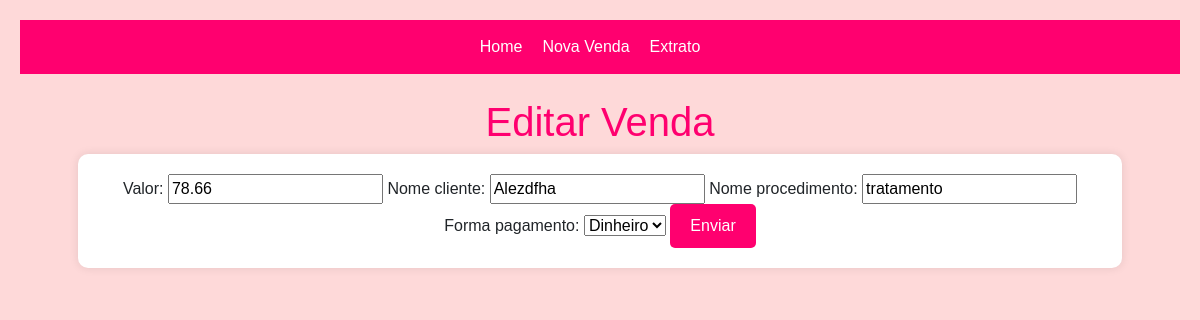
The page /appvendas/editar_venda/25/ on the database its author committed.
### appvendas/models.py (models this page shows, shortened)
class Venda(models.Model):
    FORMAS_DE_PAGAMENTO = [
        ('pix', 'Pix'),
        ('debito', 'Débito'),
        ('credito_vista', 'Crédito'),
        ('dinheiro', 'Dinheiro'),
        ('troca', 'Troca'),
        ('fiado', 'Fiado'),
    ]
    valor = models.DecimalField(max_digits=10, decimal_places=2)
    forma_pagamento = models.CharField(max_length=20, choices=FORMAS_DE_PAGAMENTO)
    data = models.DateField(auto_now_add=True)
    nome_procedimento =  models.CharField(max_length=100, default=' ')
    nome_cliente = models.CharField(max_length=100, default=' ')

### appvendas/views.py (the view)
# urls.py: path('editar_venda/<int:venda_id>/', views.editar_venda, name='editar_venda'),
def editar_venda(request, venda_id):
    venda = get_object_or_404(Venda, pk=venda_id)
    if request.method == 'POST':
        form = VendaForm(request.POST, instance=venda)
        if form.is_valid():
            form.save()
            return redirect('listar_vendas')  # Redireciona para a lista de vendas após editar
    else:
        form = VendaForm(instance=venda)
    return render(request, 'editar_venda.html', {'form': form})

### appvendas/forms.py
class VendaForm(forms.ModelForm):
    class Meta:
        model = Venda
        fields = ['valor', 'nome_cliente', 'nome_procedimento', 'forma_pagamento']

### appvendas/templates/editar_venda.html (shortened to what this page needs)
{% include 'header.html' %}
    <div><br>
        <h1>Editar Venda</h1>
        <form method="post">
            {% for field in form %}
            {{ field.label_tag }}
            {{ field }}
            {% endfor %}
            <button type="submit">Enviar</button>
        </form>
    </div>
{% include 'footer.html' %}

### appvendas/static/estilo.css (style rules this page uses)
body { background-color: #fd000026; font-family: "Arial", sans-serif; text-align: center; padding: 20px; }
h1 { font-size: 40px; color: #ff006f; }
form { max-width: 90%; margin: 0 auto; padding: 20px; border-radius: 10px; box-shadow: 0 0 10px rgba(0, 0, 0, 0.1); background-color: #ffffff; }
button { padding: 10px 20px; background-color: #ff006f; color: #fff; border: none; border-radius: 5px; cursor: pointer; }

### rows shown on the page
Venda: form "78.66" "Alezdfha" "tratamento" "Dinheiro"

### other values the page prints
{{ field.label_tag }} "Valor:" "Nome cliente:" "Nome procedimento:" "Forma pagamento:"
